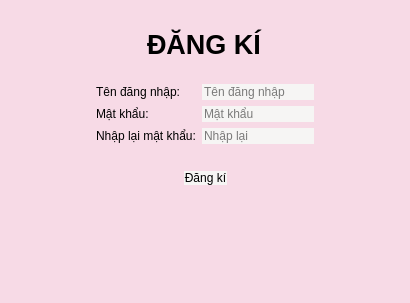
<?xml version="1.0" encoding="UTF-8"?>
<ui version="4.0">
 <class>Dialog</class>
 <widget class="QDialog" name="Dialog">
  <property name="geometry">
   <rect>
    <x>0</x>
    <y>0</y>
    <width>410</width>
    <height>303</height>
   </rect>
  </property>
  <property name="windowTitle">
   <string>Dialog</string>
  </property>
  <property name="styleSheet">
   <string notr="true">background-color: rgb(247, 218, 230);
color: rgb(0, 0, 0);</string>
  </property>
  <layout class="QGridLayout" name="gridLayout_4">
   <item row="0" column="0">
    <widget class="QStackedWidget" name="stackedWidget">
     <property name="styleSheet">
      <string notr="true">QWidget{
	color:black;
	border-radius:10px;

}</string>
     </property>
     <property name="currentIndex">
      <number>1</number>
     </property>
     <widget class="QWidget" name="Login_tab">
      <layout class="QGridLayout" name="gridLayout_2">
       <item row="2" column="0">
        <spacer name="horizontalSpacer">
         <property name="orientation">
          <enum>Qt::Horizontal</enum>
         </property>
         <property name="sizeHint" stdset="0">
          <size>
           <width>30</width>
           <height>20</height>
          </size>
         </property>
        </spacer>
       </item>
       <item row="2" column="2">
        <spacer name="horizontalSpacer_2">
         <property name="orientation">
          <enum>Qt::Horizontal</enum>
         </property>
         <property name="sizeHint" stdset="0">
          <size>
           <width>9</width>
           <height>20</height>
          </size>
         </property>
        </spacer>
       </item>
       <item row="2" column="1">
        <widget class="QWidget" name="widget" native="true">
         <property name="styleSheet">
          <string notr="true"/>
         </property>
         <layout class="QGridLayout" name="gridLayout">
          <item row="1" column="0" colspan="2">
           <widget class="QLabel" name="label_2">
            <property name="font">
             <font>
              <pointsize>11</pointsize>
             </font>
            </property>
            <property name="text">
             <string>Mật khẩu:</string>
            </property>
           </widget>
          </item>
          <item row="3" column="0" colspan="5">
           <widget class="QLabel" name="label_3">
            <property name="text">
             <string>Nếu bạn chưa có tài khoản hãy bấm đăng kí </string>
            </property>
           </widget>
          </item>
          <item row="4" column="1">
           <widget class="QPushButton" name="register_2">
            <property name="styleSheet">
             <string notr="true">
border-color: rgb(0, 0, 0);</string>
            </property>
            <property name="text">
             <string>Đăng kí</string>
            </property>
            <property name="checkable">
             <bool>true</bool>
            </property>
           </widget>
          </item>
          <item row="4" column="3">
           <widget class="QPushButton" name="login">
            <property name="styleSheet">
             <string notr="true">border-color: rgb(0, 0, 0);</string>
            </property>
            <property name="text">
             <string>Đăng nhập</string>
            </property>
           </widget>
          </item>
          <item row="4" column="0">
           <spacer name="horizontalSpacer_3">
            <property name="orientation">
             <enum>Qt::Horizontal</enum>
            </property>
            <property name="sizeHint" stdset="0">
             <size>
              <width>28</width>
              <height>20</height>
             </size>
            </property>
           </spacer>
          </item>
          <item row="0" column="2" colspan="3">
           <widget class="QLineEdit" name="user_name">
            <property name="styleSheet">
             <string notr="true">background-color: rgb(246, 245, 244);
color: rgb(0, 0, 0);</string>
            </property>
            <property name="placeholderText">
             <string>Tên đăng nhập</string>
            </property>
           </widget>
          </item>
          <item row="4" column="4">
           <spacer name="horizontalSpacer_6">
            <property name="orientation">
             <enum>Qt::Horizontal</enum>
            </property>
            <property name="sizeHint" stdset="0">
             <size>
              <width>40</width>
              <height>20</height>
             </size>
            </property>
           </spacer>
          </item>
          <item row="1" column="2" colspan="3">
           <widget class="QLineEdit" name="password">
            <property name="styleSheet">
             <string notr="true">background-color: rgb(246, 245, 244);</string>
            </property>
            <property name="echoMode">
             <enum>QLineEdit::Password</enum>
            </property>
            <property name="placeholderText">
             <string>Mật khẩu</string>
            </property>
           </widget>
          </item>
          <item row="2" column="0" colspan="5">
           <spacer name="horizontalSpacer_5">
            <property name="orientation">
             <enum>Qt::Horizontal</enum>
            </property>
            <property name="sizeHint" stdset="0">
             <size>
              <width>299</width>
              <height>20</height>
             </size>
            </property>
           </spacer>
          </item>
          <item row="4" column="2">
           <spacer name="horizontalSpacer_4">
            <property name="orientation">
             <enum>Qt::Horizontal</enum>
            </property>
            <property name="sizeHint" stdset="0">
             <size>
              <width>28</width>
              <height>20</height>
             </size>
            </property>
           </spacer>
          </item>
          <item row="0" column="0" colspan="2">
           <widget class="QLabel" name="label">
            <property name="font">
             <font>
              <family>Ubuntu</family>
              <pointsize>11</pointsize>
             </font>
            </property>
            <property name="text">
             <string>Tên đăng nhập:</string>
            </property>
           </widget>
          </item>
          <item row="5" column="2">
           <spacer name="verticalSpacer_4">
            <property name="orientation">
             <enum>Qt::Vertical</enum>
            </property>
            <property name="sizeHint" stdset="0">
             <size>
              <width>20</width>
              <height>40</height>
             </size>
            </property>
           </spacer>
          </item>
         </layout>
        </widget>
       </item>
       <item row="0" column="0" colspan="2">
        <widget class="QWidget" name="widget_3" native="true">
         <layout class="QGridLayout" name="gridLayout_3">
          <item row="1" column="0" alignment="Qt::AlignHCenter|Qt::AlignVCenter">
           <widget class="QLabel" name="label_4">
            <property name="font">
             <font>
              <pointsize>20</pointsize>
              <weight>75</weight>
              <italic>true</italic>
              <bold>true</bold>
             </font>
            </property>
            <property name="layoutDirection">
             <enum>Qt::LeftToRight</enum>
            </property>
            <property name="styleSheet">
             <string notr="true">color: rgb(0, 0, 0);</string>
            </property>
            <property name="text">
             <string>XIN CHÀO !!!</string>
            </property>
           </widget>
          </item>
          <item row="2" column="0">
           <spacer name="verticalSpacer_2">
            <property name="orientation">
             <enum>Qt::Vertical</enum>
            </property>
            <property name="sizeHint" stdset="0">
             <size>
              <width>20</width>
              <height>40</height>
             </size>
            </property>
           </spacer>
          </item>
          <item row="0" column="0">
           <spacer name="verticalSpacer_3">
            <property name="orientation">
             <enum>Qt::Vertical</enum>
            </property>
            <property name="sizeHint" stdset="0">
             <size>
              <width>20</width>
              <height>40</height>
             </size>
            </property>
           </spacer>
          </item>
         </layout>
        </widget>
       </item>
      </layout>
     </widget>
     <widget class="QWidget" name="Register_tab">
      <layout class="QGridLayout" name="gridLayout_9">
       <item row="0" column="0">
        <layout class="QGridLayout" name="gridLayout_5">
         <item row="1" column="2">
          <spacer name="horizontalSpacer_7">
           <property name="orientation">
            <enum>Qt::Horizontal</enum>
           </property>
           <property name="sizeHint" stdset="0">
            <size>
             <width>87</width>
             <height>20</height>
            </size>
           </property>
          </spacer>
         </item>
         <item row="0" column="1">
          <widget class="QWidget" name="widget_4" native="true">
           <layout class="QGridLayout" name="gridLayout_6">
            <item row="0" column="0" alignment="Qt::AlignHCenter">
             <widget class="QLabel" name="label_5">
              <property name="font">
               <font>
                <pointsize>20</pointsize>
                <weight>75</weight>
                <italic>false</italic>
                <bold>true</bold>
               </font>
              </property>
              <property name="layoutDirection">
               <enum>Qt::LeftToRight</enum>
              </property>
              <property name="text">
               <string>ĐĂNG KÍ</string>
              </property>
             </widget>
            </item>
           </layout>
          </widget>
         </item>
         <item row="3" column="1">
          <spacer name="verticalSpacer_5">
           <property name="orientation">
            <enum>Qt::Vertical</enum>
           </property>
           <property name="sizeHint" stdset="0">
            <size>
             <width>17</width>
             <height>13</height>
            </size>
           </property>
          </spacer>
         </item>
         <item row="1" column="0">
          <spacer name="horizontalSpacer_8">
           <property name="orientation">
            <enum>Qt::Horizontal</enum>
           </property>
           <property name="sizeHint" stdset="0">
            <size>
             <width>87</width>
             <height>20</height>
            </size>
           </property>
          </spacer>
         </item>
         <item row="1" column="1" rowspan="2">
          <widget class="QWidget" name="widget_2" native="true">
           <property name="styleSheet">
            <string notr="true">QPushButton{
	background-color: rgb(246, 245, 244);}</string>
           </property>
           <layout class="QGridLayout" name="gridLayout_7">
            <item row="2" column="0">
             <spacer name="horizontalSpacer_9">
              <property name="orientation">
               <enum>Qt::Horizontal</enum>
              </property>
              <property name="sizeHint" stdset="0">
               <size>
                <width>92</width>
                <height>20</height>
               </size>
              </property>
             </spacer>
            </item>
            <item row="0" column="0" colspan="3">
             <layout class="QGridLayout" name="gridLayout_8">
              <item row="2" column="0">
               <widget class="QLabel" name="label_8">
                <property name="text">
                 <string>Nhập lại mật khẩu:</string>
                </property>
               </widget>
              </item>
              <item row="1" column="0">
               <widget class="QLabel" name="label_7">
                <property name="text">
                 <string>Mật khẩu:</string>
                </property>
               </widget>
              </item>
              <item row="2" column="1">
               <widget class="QLineEdit" name="confirm">
                <property name="styleSheet">
                 <string notr="true">background-color: rgb(246, 245, 244);</string>
                </property>
                <property name="text">
                 <string/>
                </property>
                <property name="echoMode">
                 <enum>QLineEdit::Password</enum>
                </property>
                <property name="placeholderText">
                 <string>Nhập lại</string>
                </property>
               </widget>
              </item>
              <item row="1" column="1">
               <widget class="QLineEdit" name="password_1">
                <property name="styleSheet">
                 <string notr="true">background-color: rgb(246, 245, 244);</string>
                </property>
                <property name="text">
                 <string/>
                </property>
                <property name="echoMode">
                 <enum>QLineEdit::Password</enum>
                </property>
                <property name="placeholderText">
                 <string>Mật khẩu</string>
                </property>
               </widget>
              </item>
              <item row="0" column="1">
               <widget class="QLineEdit" name="user_name_1">
                <property name="styleSheet">
                 <string notr="true">background-color: rgb(246, 245, 244);</string>
                </property>
                <property name="text">
                 <string/>
                </property>
                <property name="placeholderText">
                 <string>Tên đăng nhập</string>
                </property>
               </widget>
              </item>
              <item row="0" column="0">
               <widget class="QLabel" name="label_6">
                <property name="text">
                 <string>Tên đăng nhập:</string>
                </property>
               </widget>
              </item>
             </layout>
            </item>
            <item row="2" column="2">
             <spacer name="horizontalSpacer_10">
              <property name="orientation">
               <enum>Qt::Horizontal</enum>
              </property>
              <property name="sizeHint" stdset="0">
               <size>
                <width>91</width>
                <height>20</height>
               </size>
              </property>
             </spacer>
            </item>
            <item row="1" column="1">
             <spacer name="verticalSpacer">
              <property name="orientation">
               <enum>Qt::Vertical</enum>
              </property>
              <property name="sizeHint" stdset="0">
               <size>
                <width>20</width>
                <height>18</height>
               </size>
              </property>
             </spacer>
            </item>
            <item row="2" column="1">
             <widget class="QPushButton" name="register_1">
              <property name="styleSheet">
               <string notr="true">border-color: rgb(0, 0, 0);</string>
              </property>
              <property name="text">
               <string>Đăng kí</string>
              </property>
             </widget>
            </item>
           </layout>
          </widget>
         </item>
        </layout>
       </item>
      </layout>
     </widget>
    </widget>
   </item>
  </layout>
 </widget>
 <resources/>
 <connections/>
</ui>
